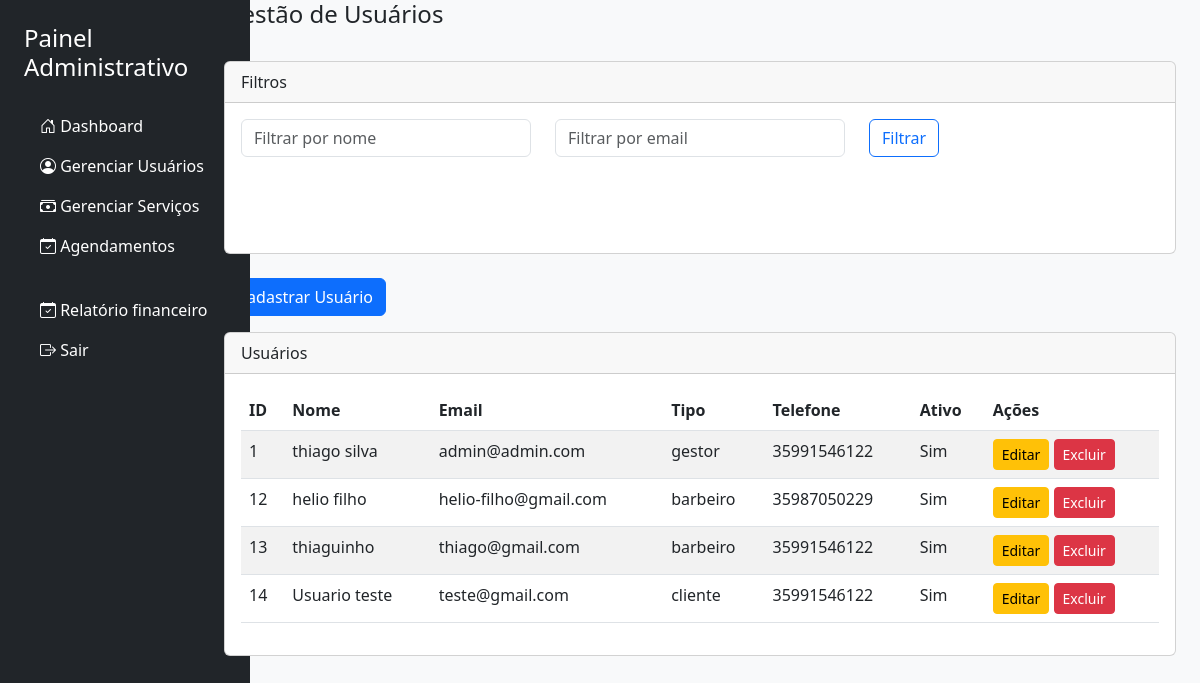
Page /views/admin/usuarios.php (signed in) on the committed database.
### tables this page shows
CREATE TABLE `usuarios` (
  `user_id` int(11) NOT NULL,
  `tenant_id` int(11) NOT NULL,
  `nome` varchar(255) NOT NULL,
  `email` varchar(255) NOT NULL,
  `senha` varchar(255) NOT NULL,
  `tipo` enum('gestor','cliente','barbeiro') NOT NULL,
  `telefone` varchar(20) DEFAULT NULL,
  `ativo` tinyint(1) DEFAULT 1,
  `created_at` timestamp NOT NULL DEFAULT current_timestamp(),
  `updated_at` timestamp NOT NULL DEFAULT current_timestamp() ON UPDATE current_timestamp()
);

### models/Users.php (called while the page is built, shortened)
<?php
class Users
{
    private $pdo;
    public function __construct($pdo)
    {
        $this->pdo = $pdo;
    }
    public function getUsersByTenant($tenant_id, $nome = '', $email = '')
    {
        $sql = "SELECT u.user_id, u.nome, u.email, u.tipo, u.telefone, u.ativo
            FROM usuarios u
            WHERE u.tenant_id = :tenant_id";
        $stmt = $this->pdo->prepare($sql);
        $stmt->bindParam(':tenant_id', $tenant_id);
        $stmt->execute();
        $users = $stmt->fetchAll(PDO::FETCH_ASSOC);
        foreach ($users as &$user) {
            $user['servicos'] = $this->getUserServices($user['user_id']);
        }
        return $users;
    }
    public function getUserServices($user_id)
    {
        $sql = "SELECT s.servico_id FROM barbeiro_servicos bs
            JOIN servicos s ON bs.servico_id = s.servico_id
            WHERE bs.barbeiro_id = :user_id";
        $stmt = $this->pdo->prepare($sql);
        $stmt->bindParam(':user_id', $user_id);
        $stmt->execute();
        $services = $stmt->fetchAll(PDO::FETCH_ASSOC);
        return array_column($services, 'servico_id');
    }
}
?>

### views/admin/usuarios.php (the view, shortened to what this page needs)
<?php
require_once '../../controllers/AuthController.php';
require_once '../../models/Users.php';
$pdo = getDatabaseConnection();
$usersModel = new Users($pdo);
$tenant_id = $_SESSION['tenant_id'];
$nome = isset($_GET['nome']) ? $_GET['nome'] : '';
$email = isset($_GET['email']) ? $_GET['email'] : '';
$users = $usersModel->getUsersByTenant($tenant_id, $nome, $email);
?>
<?php include('../partials/header.php') ?>
<body class="bg-light">
    <div class="container-fluid">
        <div class="row">
            <?php include('../partials/menu.php') ?>
            <main class="main-content col-md-9 ms-sm-auto col-lg-10 px-4">
                <div class="d-flex justify-content-between align-items-center mb-4">
                    <h4>Gestão de Usuários</h4>
                </div>
                <div class="card mb-4">
                    <div class="card-header">
                        Filtros
                    </div>
                    <div class="card-body">
                        <form method="GET" action="usuarios.php">
                            <div class="row">
                                <div class="col-md-4 mb-3">
                                    <input type="text" name="nome" placeholder="Filtrar por nome" class="form-control"
                                        value="<?php echo $nome; ?>" />
                                </div>
                                <div class="col-md-4 mb-3">
                                    <input type="email" name="email" placeholder="Filtrar por email"
                                        class="form-control" value="<?php echo $email; ?>" />
                                </div>
                                <div class="col-md-4 mb-3 d-flex align-items-end">
                                    <button type="submit" class="btn btn-outline-primary">Filtrar</button>
                                </div>
                            </div>
                        </form>
                    </div>
                </div>
                <button class="btn btn-primary mb-3" data-bs-toggle="modal" data-bs-target="#addUserModal">Cadastrar
                    Usuário</button>
                <div class="card">
                    <div class="card-header">
                        Usuários
                    </div>
                    <div class="card-body">
                        <table class="table table-striped">
                            <thead>
                                <tr>
                                    <th>ID</th>
                                    <th>Nome</th>
                                    <th>Email</th>
                                    <th>Tipo</th>
                                    <th>Telefone</th>
                                    <th>Ativo</th>
                                    <th>Ações</th>
                                </tr>
                            </thead>
                            <tbody>
                                <?php foreach ($users as $user): ?>
                                    <tr>
                                        <td><?php echo $user['user_id']; ?></td>
                                        <td><?php echo $user['nome']; ?></td>
                                        <td><?php echo $user['email']; ?></td>
                                        <td><?php echo $user['tipo']; ?></td>
                                        <td><?php echo $user['telefone']; ?></td>
                                        <td><?php echo $user['ativo'] ? 'Sim' : 'Não'; ?></td>
                                        <td>
                                            <button class="btn btn-warning btn-sm" data-bs-toggle="modal"
                                                data-bs-target="#editUserModal" data-id="<?php echo $user['user_id']; ?>"
                                                data-nome="<?php echo $user['nome']; ?>"
                                                data-email="<?php echo $user['email']; ?>"
                                                data-tipo="<?php echo $user['tipo']; ?>"
                                                data-telefone="<?php echo $user['telefone']; ?>"
                                                data-ativo="<?php echo $user['ativo']; ?>"
                                                data-servicos="<?php echo implode(',', $user['servicos']); ?>">Editar</button>
                                            <button class="btn btn-danger btn-sm" data-bs-toggle="modal"
                                                data-bs-target="#deleteUserModal"
                                                data-id="<?php echo $user['user_id']; ?>">Excluir</button>
                                        </td>
                                    </tr>
                                <?php endforeach; ?>
                            </tbody>
                        </table>
                    </div>
                </div>
            </main>
        </div>
    </div>
</body>
</html>

### views/partials/header.php (shortened to what this page needs)
<!DOCTYPE html>
<html lang="pt-br">
<head>
    <link href="https://cdn.jsdelivr.net/npm/bootstrap@5.3.0-alpha1/dist/css/bootstrap.min.css" rel="stylesheet">
    <link href="https://cdn.jsdelivr.net/npm/bootstrap-icons/font/bootstrap-icons.css" rel="stylesheet">
</head>

### views/partials/menu.php
<nav id="sidebar" class="col-md-3 col-lg-2 d-md-block bg-dark text-white p-4">
    <h4 class="mb-4">Painel Administrativo</h4>
    <ul class="nav flex-column">
        <li class="nav-item">
            <a class="nav-link text-white" href="dashboard.php">
                <i class="bi bi-house-door"></i> Dashboard
            </a>
        </li>
        <li class="nav-item">
            <a class="nav-link text-white" href="usuarios.php">
                <i class="bi bi-person-circle"></i> Gerenciar Usuários
            </a>
        </li>
        <li class="nav-item">
            <a class="nav-link text-white" href="servicos.php">
                <i class="bi bi-cash-stack"></i> Gerenciar Serviços
            </a>
        </li>
        <li class="nav-item">
            <a class="nav-link text-white" href="agendamentos.php">
                <i class="bi bi-calendar-check"></i> Agendamentos
            </a>
        </li><br/>
        <li class="nav-item">
            <a class="nav-link text-white" href="finance.php">
                <i class="bi bi-calendar-check"></i> Relatório financeiro
            </a>
        </li>
        <li class="nav-item">
            <a class="nav-link text-white" href="../logout.php">
                <i class="bi bi-box-arrow-right"></i> Sair
            </a>
        </li>
    </ul>
</nav>

### views/partials/header.php (style rules this page uses)
#sidebar { position: fixed; top: 0; bottom: 0; width: 250px; height: 100%; background-color: #343a40; }
.main-content { margin-left: 250px; }
.card-body { min-height: 150px; }

### rows in the picture
usuarios: user_id "1", nome "thiago silva", email "admin@admin.com", tipo "gestor", telefone "35991546122", ativo "Sim"
usuarios: user_id "12", nome "helio filho", email "helio-filho@gmail.com", tipo "barbeiro", telefone "35987050229", ativo "Sim"
usuarios: user_id "13", nome "thiaguinho", email "thiago@gmail.com", tipo "barbeiro", telefone "35991546122", ativo "Sim"
usuarios: user_id "14", nome "Usuario teste", email "teste@gmail.com", tipo "cliente", telefone "35991546122", ativo "Sim"
